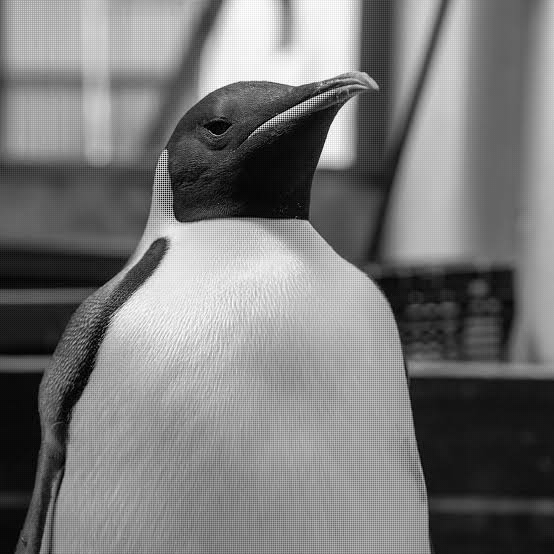
%> input picture sw/bayer_image.png, 554 x 554 px, given in place of bayer_image.tif, which was not available
$ octave untitled2.m   (GNU Octave 9; MATLAB toolbox functions it lacks are replaced by stand-ins)
%> lines starting %> are read from the running program, lines starting %| are printed output that depends on the picture; pictures that were not available may be replaced by others from this repository, and a replacement may not be noted
close all;
clear;
clc;

%% For RGB images
% [11 lines of commented-out code are left out]


%% For Bayer Filtered images
Ja = imread('bayer_image.tif');
%> Ja is the input picture: size 554x554 uint8; min 0, max 255, mean 121.4
[M,N,~] = size(Ja);
%> M = 554; N = 554
T = zeros(M,N,3, "uint8");
J = padarray(double(Ja), [2, 2], 'replicate', 'both');

%% Reconstruct Bayer Filtered Image
% Interpolate by averaging over 3x3 kernel - assuming rggb
for i = 1:M
    for j = 1:N

        ip = i + 2;
        jp = j + 2;

        % Red Pixels - odd, odd
        if mod(i,2) == 1 && mod(j,2) == 1
            % Red remains the same
            T(i,j,1) = J(ip,jp);
            % Average green neighbors (cardinal)
            T(i,j,2) = uint8(round((J(ip-1, jp) + J(ip+1, jp) + J(ip, jp-1) + J(ip, jp+1)) / 4));
            % Average blue neighbors (diagonal)
            T(i,j,3) = uint8(round((J(ip-1, jp-1) + J(ip-1, jp+1) + J(ip+1, jp-1) + J(ip+1, jp+1)) / 4));


        % Blue Pixels - even, even
        elseif mod(i,2) == 0 && mod(j,2) == 0
            % Average red neighbors (diagonal)
            T(i,j,1) = uint8(round((J(ip-1, jp-1) + J(ip-1, jp+1) + J(ip+1, jp-1) + J(ip+1, jp+1)) / 4));
            % Average green neighbors (cardinal)
            T(i,j,2) = uint8(round((J(ip-1, jp) + J(ip+1, jp) + J(ip, jp-1) + J(ip, jp+1)) / 4));
            % Blue remains the same
            T(i,j,3) = J(ip,jp);

        % Green Pixels
        else
            % Green remains the same
            T(i,j,2) = J(ip,jp);

            % Blue col: odd, even
            if (mod(i,2) == 1 && mod(j,2) == 0)
                % Average red neighbors (left and right)
                T(i,j,1) = uint8(round((J(ip, jp+1) + J(ip, jp-1)) / 2));
                % Average blue neighbors (up and down)
                T(i,j,3) = uint8(round((J(ip+1, jp) + J(ip-1, jp)) / 2));

            % Red col: Even, odd
            else
                % Average red neighbors (up and down)
                T(i,j,1) = uint8(round((J(ip+1, jp) + J(ip-1, jp)) / 2));
                % Average blue neighbors (left and right)
                T(i,j,3) = uint8(round((J(ip, jp-1) + J(ip, jp+1)) / 2));

            end
        end
    end
end
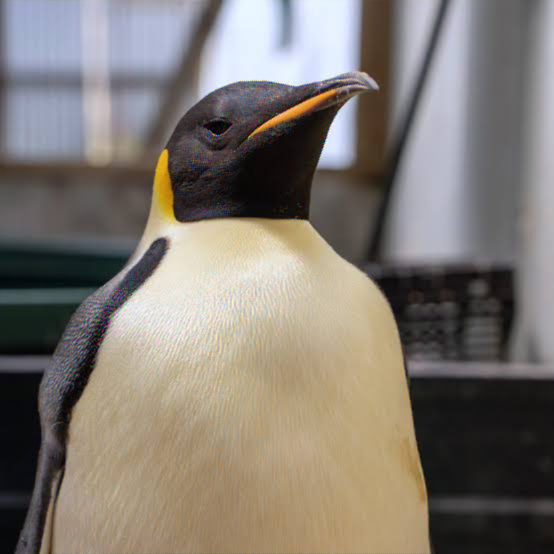
%> T: size 554x554x3 uint8; mean R, G, B 128.5, 121.6, 114.3

%% YCbCr 4:2:2

R = T(:,:,1);
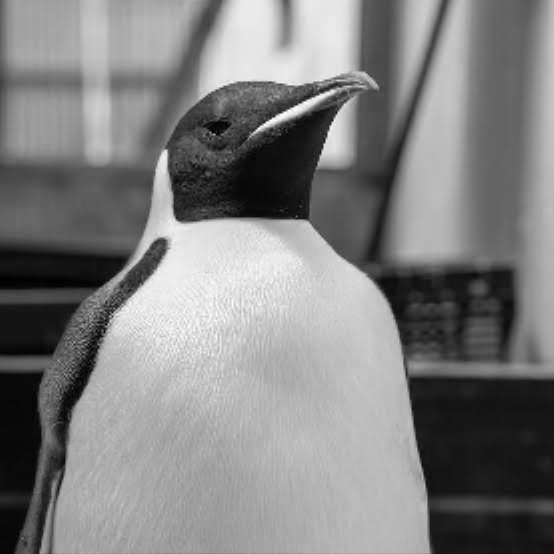
%> R: size 554x554 uint8; min 0, max 255, mean 128.5
G = T(:,:,2);
B = T(:,:,3);
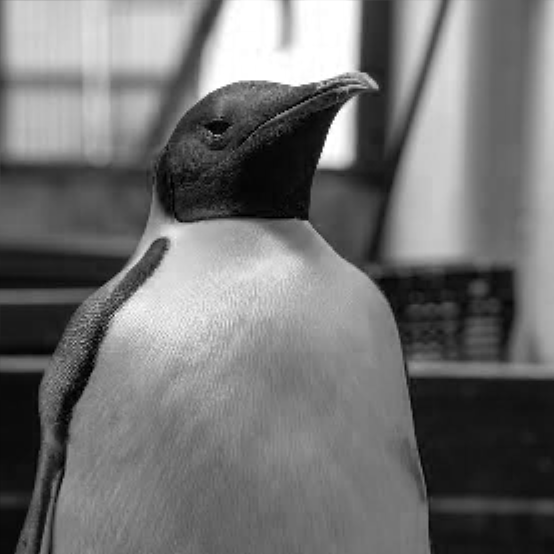
%> B: size 554x554 uint8; min 0, max 255, mean 114.3

Y = ((0.183 * double(R)) + (0.614 * double(G)) + (0.062 * double(B))) + 16;
U = ((-0.101 * double(R)) + (-0.338 * double(G)) + (0.439 * double(B))) + 128;
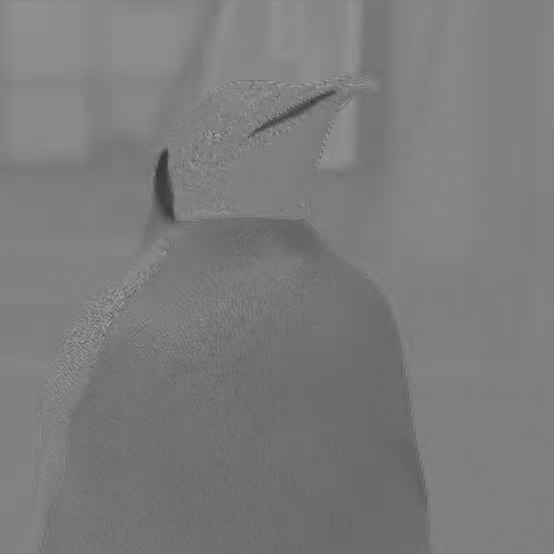
%> U: size 554x554 double; min 53.08, max 171.8, mean 124.1
V = ((0.439 * double(R)) + (-0.399 * double(G)) + (-0.040 * double(B))) + 128;
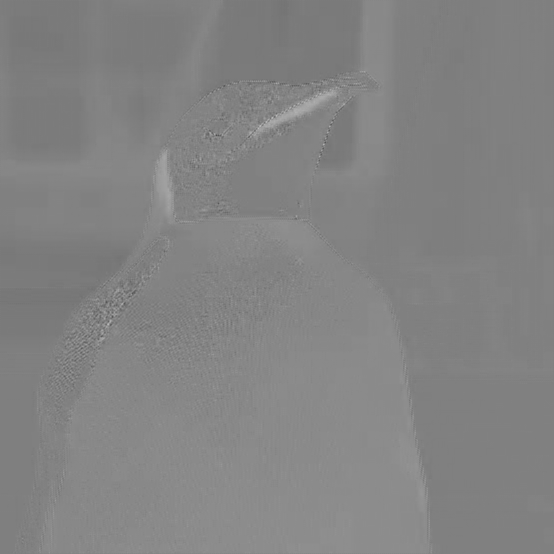
%> V: size 554x554 double; min 79.47, max 184.7, mean 131.3

YCbCr_img = cat(3, uint8(Y),uint8(U),uint8(V));
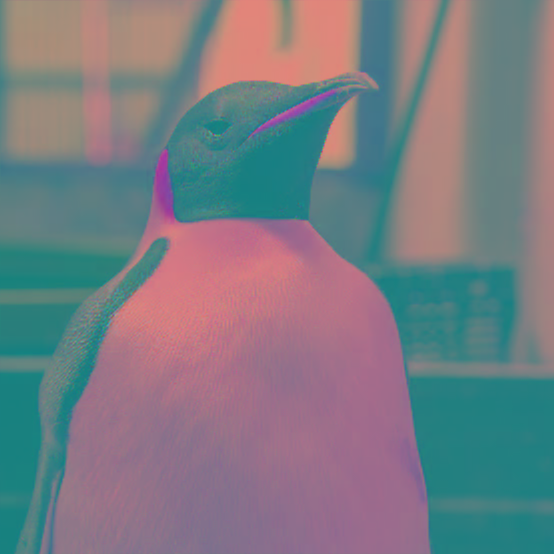
%> YCbCr_img: size 554x554x3 uint8; mean R, G, B 121.3, 124.1, 131.3

%% Display shit
Ja = uint8(Ja); % Output should be 8 bit
% T = uint8(T);
figure,imshow(Ja), title("Bayer encoded tif");
figure,imshow(T), title("Reconstructed Bayer");
figure,imshow(YCbCr_img), title("Reconstructed Bayer - YCbCr");
RGB_reconstruct = ycbcr2rgb(YCbCr_img);
figure,imshow(RGB_reconstruct), title("Reconstructed RGB from YUV");
%% Use given functions
given = demosaic(uint8(Ja), 'bggr');
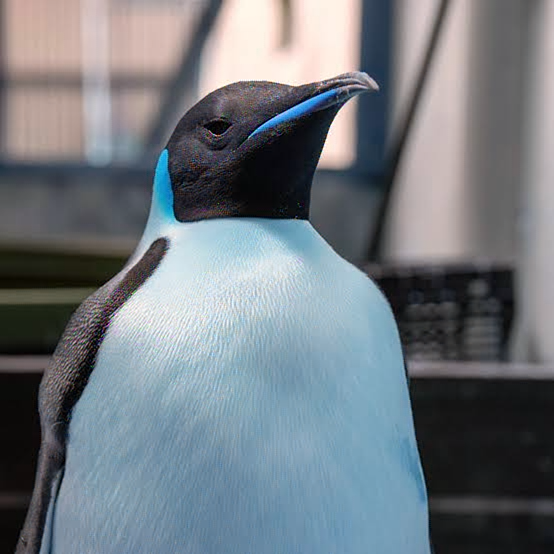
%> given: size 554x554x3 uint8; mean R, G, B 114.1, 121.6, 128.3
figure,imshow(given), title("Reconstructed Bayer with built-in function - uint8");
YCbCr_given = rgb2ycbcr(given);
%> YCbCr_given: size 554x554x3 uint8; mean of channels 1, 2, 3 119.2, 132.1, 124.2
figure,imshow(YCbCr_given), title("Reconstructed Bayer - YCbCr given");
RGB_recon_given = ycbcr2rgb(YCbCr_given);
figure,imshow(RGB_recon_given), title("Reconstructed RGB from YUV given");

% [7 lines of commented-out code are left out]


%% RGB iamge into Beyer-encoded image
% RGB = imread('q.jpg'); % Load your color image
% RGB = im2double(RGB); % Convert to double precision for better accuracy
%
% % Ensure the image has an even number of rows and columns
% RGB = RGB(1:floor(end/2)*2, 1:floor(end/2)*2, :);
%
% % Create a Bayer-patterned image (RGGB example)
% Bayer = zeros(size(RGB, 1), size(RGB, 2));
%
% % Assign only one color component per pixel location
% Bayer(1:2:end, 1:2:end) = RGB(1:2:end, 1:2:end, 3); % Red channel (R)
% Bayer(1:2:end, 2:2:end) = RGB(1:2:end, 2:2:end, 2); % Green channel (G1)
% Bayer(2:2:end, 1:2:end) = RGB(2:2:end, 1:2:end, 2); % Green channel (G2)
% Bayer(2:2:end, 2:2:end) = RGB(2:2:end, 2:2:end, 1); % Blue channel (B)
%
% % Save the Bayer image
% imwrite(Bayer, 'bayer_image.tif');
%
% BayerImg = imread('bayer_image.tif'); % Read the simulated raw Bayer image
% RGB_reconstructed = demosaic(BayerImg, 'bggr'); % Use the correct Bayer pattern
% imshow(RGB_reconstructed);
